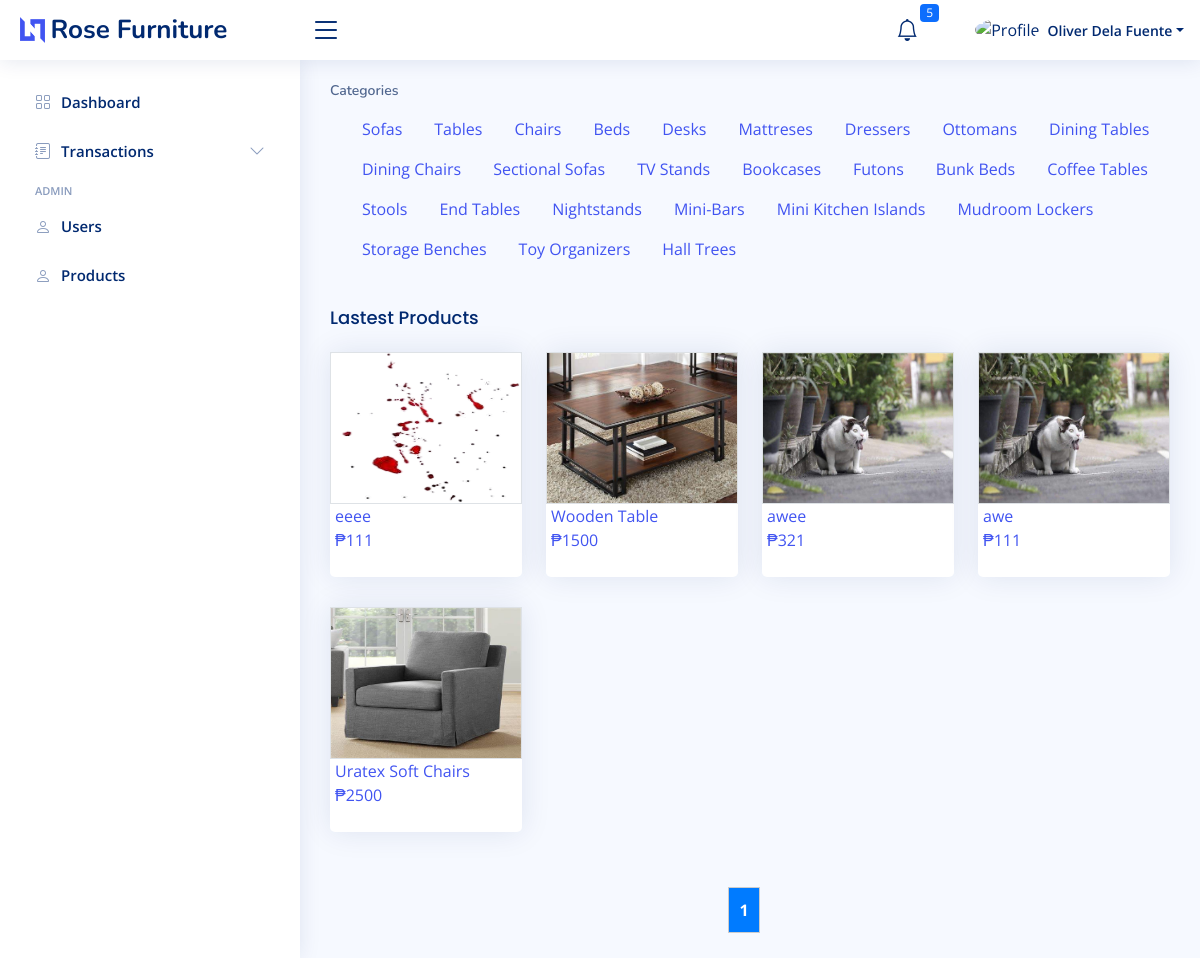
/ecommerce/home.php (signed in), run on an earlier commit of the app's database.
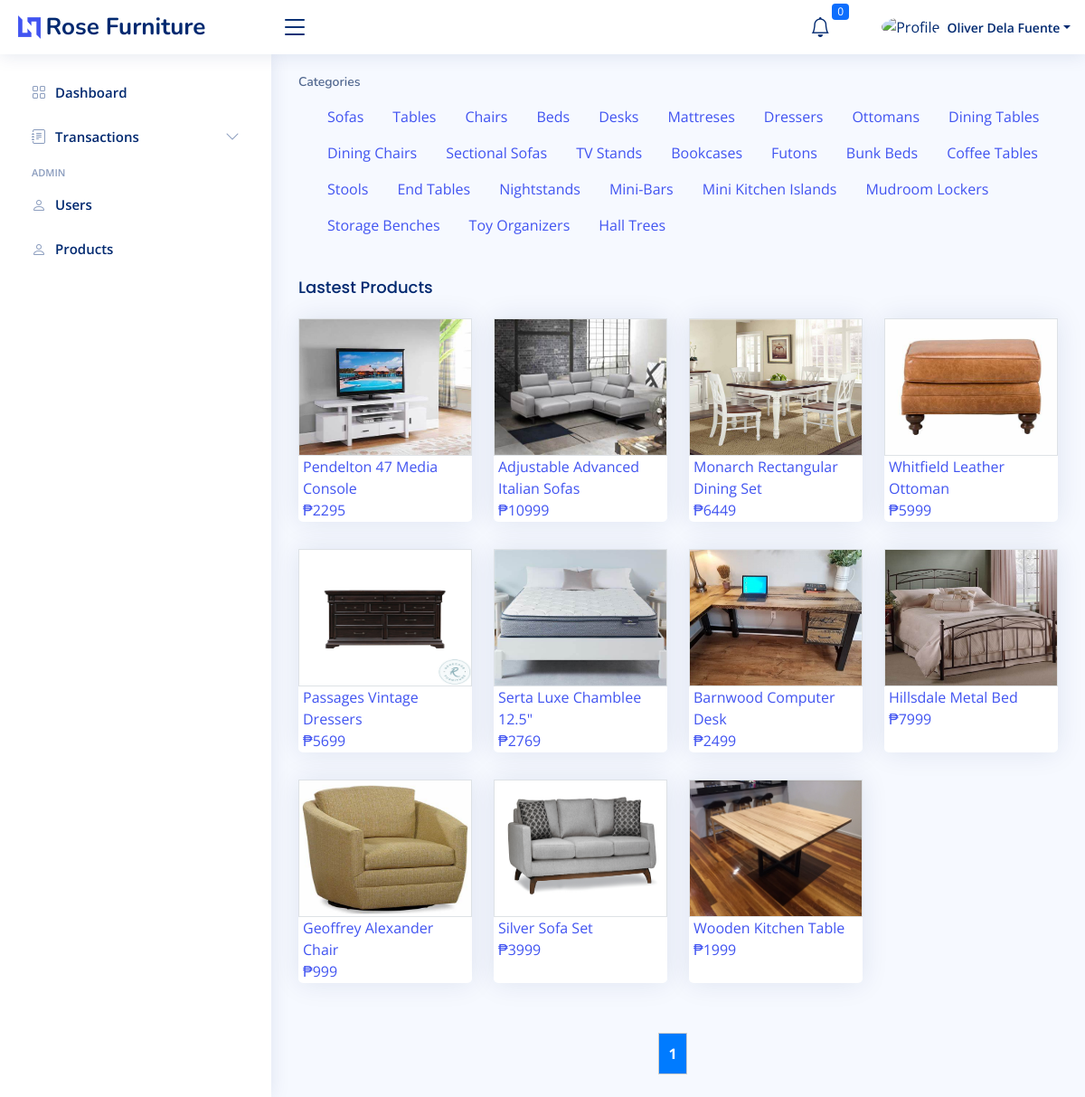
And on a later commit of the database.
### tables this page shows
CREATE TABLE `tbl_users` (
  `user_id` int(11) NOT NULL,
  `first_name` varchar(100) DEFAULT NULL,
  `last_name` varchar(100) DEFAULT NULL,
  `address` varchar(250) DEFAULT NULL,
  `contact_no` varchar(50) DEFAULT NULL,
  `username` varchar(100) DEFAULT NULL,
  `password` varchar(100) DEFAULT NULL,
  `email` varchar(100) DEFAULT NULL,
  `group_code` int(11) DEFAULT NULL,
  `status` int(11) DEFAULT 1
);

CREATE TABLE `tbl_category` (
  `category_id` int(11) NOT NULL,
  `category_name` varchar(100) DEFAULT NULL,
  `category_status` int(11) DEFAULT 1
);

CREATE TABLE `tbl_products` (
  `product_id` int(11) NOT NULL,
  `product_code` varchar(100) DEFAULT NULL,
  `product_name` varchar(100) DEFAULT NULL,
  `product_price` varchar(100) DEFAULT NULL,
  `product_quantity` varchar(100) DEFAULT NULL,
  `product_category` varchar(100) DEFAULT NULL,
  `product_description` varchar(1000) DEFAULT NULL,
  `product_image` varchar(100) DEFAULT NULL,
  `product_status` varchar(100) DEFAULT '1'
);

### ecommerce/home.php (the view, shortened to what this page needs)
<?php include '../includes/header_ecommerce.php'; ?>
<?php
include '../database/connection.php';
?>
<div class="pagetitle">
  <nav>
    <ol class="breadcrumb">
          <li class="breadcrumb-item active">Categories</li>
    </ol>
  </nav>
  <?php
  $sql = mysqli_query($conn, "SELECT * FROM tbl_category WHERE category_status = 1");
  while ($row = mysqli_fetch_assoc($sql)) {
    echo '<ul class="block-ul">
              <li><a style="cursor: pointer;"class="category_search" data-id="' . $row['category_name'] . '">' . $row['category_name'] . '</a></li>
              </ul>';
  }
  ?>
</div>
<h1 class="card-title">Lastest Products</h1>
<section class="section dashboard">
  <div class="row">
    <div class="col-lg-12">
      <div class="row" id="display_search">
        <?php
        include '../database/connection.php';
        $totalItemsQuery = mysqli_query($conn, "SELECT COUNT(*) as total FROM tbl_products");
        $totalItemsData = mysqli_fetch_assoc($totalItemsQuery);
        $totalItems = $totalItemsData['total'];
        $itemsPerPage = 20;
        $currentPage = isset($_GET['page']) ? $_GET['page'] : 1;
        $totalPages = ceil($totalItems / $itemsPerPage);
        $startIndex = ($currentPage - 1) * $itemsPerPage;
        $sql = mysqli_query($conn, "SELECT * FROM tbl_products WHERE product_status = 1 ORDER BY product_id DESC LIMIT $startIndex, $itemsPerPage");
        $items = array();
        while ($row = mysqli_fetch_assoc($sql)) {
          $items[] = array(
            "product_id" => $row['product_id'],
            "product_name" => $row['product_name'],
            "product_image" => $row['product_image'],
            "product_price" => $row['product_price'],
            "product_code" => $row['product_code'],
          );
        }
        foreach ($items as $item) {
        ?>
          <div class="col-xxl-4 col-md-3 display_hide">
            <a href="../ecommerce/product?id=<?= $item['product_id'] ?>&code=<?= $item['product_code'] ?>">
              <div class="card info-card" style="height: 225px;">
                <div class="border">
                  <img src="../ecommerce/uploads/<?= $item['product_image'] ?>" width="100%" height="150px" alt="">
                </div>
                <div style="margin-left: 5px;">
                  <label class=""><?= $item['product_name'] ?></label>
                </div>
                <div style="margin-left: 5px;">
                  <label class="">₱<?= $item['product_price'] ?></label>
                </div>
              </div>
            </a>
          </div>
        <?php
        }
        echo "<div class='pagination'>";
        $paginationLimit = 5;
        $startButton = max(1, $currentPage - floor($paginationLimit / 2));
        $endButton = min($totalPages, $startButton + $paginationLimit - 1);
        for ($i = $startButton; $i <= $endButton; $i++) {
          if ($i == $currentPage) {
            echo "<strong>$i</strong> ";
          } else {
            echo "<a href='?page=$i'>$i</a> ";
          }
        }
        echo "</div>";
        ?>
      </div>
    </div>
  </div>
</section>
<?php include '../includes/footer_ecommerce.php'; ?>

### includes/header_ecommerce.php (shortened to what this page needs)
<?php
@require_once '../database/connection.php';
$curPageName = substr($_SERVER["SCRIPT_NAME"], strrpos($_SERVER["SCRIPT_NAME"], "/") + 1);
$getID     = $_SESSION['user_id'];
$queryUser = $conn->query("SELECT * FROM `tbl_users` WHERE `user_id` = '" . $getID . "' ");
$user      = $queryUser->fetch_assoc();
@$date = new DateTime('now', new DateTimeZone('Asia/Manila'));
@$new_date = @$date->format('Y-m-d H:i:s');
@$sqlDate = mysqli_query($conn, "SELECT date_completed FROM tbl_order_detail_items WHERE refund_status = 1 ");
@$fetchDate = mysqli_fetch_assoc($sqlDate);
if(@$new_date > @$fetchDate['date_completed']){
  @$updateRefund = "UPDATE tbl_order_detail_items SET refund_status = 0 WHERE refund_status = 1 ";
  mysqli_query($conn, $updateRefund);
}
?>
<!DOCTYPE html>
<html lang="en">
<head>
  <link href="https://cdn.jsdelivr.net/npm/select2@4.1.0-rc.0/dist/css/select2.min.css" rel="stylesheet" />
  <link rel="stylesheet" href="https://cdnjs.cloudflare.com/ajax/libs/font-awesome/6.4.2/css/all.min.css" />
  <link href="assets/vendor/bootstrap-icons/bootstrap-icons.css" rel="stylesheet">
  <link href="assets/vendor/boxicons/css/boxicons.min.css" rel="stylesheet">
  <link href="assets/vendor/quill/quill.snow.css" rel="stylesheet">
  <link href="assets/vendor/quill/quill.bubble.css" rel="stylesheet">
  <link href="assets/vendor/remixicon/remixicon.css" rel="stylesheet">
  <link href="assets/css/bootstrap.min.css" rel="stylesheet">
  <link rel="stylesheet" href="assets/css/bsDatatable.css">
  <link href="https://cdn.jsdelivr.net/npm/sweetalert2@11.7.32/dist/sweetalert2.min.css" rel="stylesheet">
  <link href="assets/css/style.css" rel="stylesheet">
</head>
<body>
  <header id="header" class="header fixed-top d-flex align-items-center">
    <div class="d-flex align-items-center justify-content-between">
      <a href="home" class="logo d-flex align-items-center">
        <img src="assets/img/logo.png" alt="">
        <span class="d-none d-lg-block">Rose Furniture</span>
      </a>
      <i class="bi bi-list toggle-sidebar-btn"></i>
    </div>
    <nav class="header-nav ms-auto">
      <ul class="d-flex align-items-center">
        <li class="nav-item dropdown">
          <a class="nav-link nav-icon" href="#" data-bs-toggle="dropdown">
            <i class="bi bi-bell"></i>
            <span class="badge bg-primary badge-number">
              <?php
              $sqlCountAdmin = mysqli_query($conn, "SELECT COUNT(notification_id) as 'id' FROM tbl_notifications WHERE receiver_id = '" . $_SESSION['user_id'] . "' AND status = 1 ");
              $rowCoundAdmin = mysqli_fetch_assoc($sqlCountAdmin);
              echo $rowCoundAdmin['id'];
              ?>
            </span>
          </a>
        </li>
        <li class="nav-item dropdown pe-3">
          <a class="nav-link nav-profile d-flex align-items-center pe-0" href="#" data-bs-toggle="dropdown">
            <img src="https://th.bing.com/th/id/OIP.LG6UqvINZmEBMrUzrhADJAHaHa?pid=ImgDet&rs=1" alt="Profile" class="rounded-circle">
            <span class="d-none d-md-block dropdown-toggle ps-2"><?php echo $user['first_name'] ?> <?php echo $user['last_name'] ?></span>
          </a>
        </li>
      </ul>
    </nav>
  </header>
  <aside id="sidebar" class="sidebar">
    <ul class="sidebar-nav" id="sidebar-nav">
      <?php
      if ($_SESSION['group_code'] == 1) {
      ?>
        <li class="nav-item">
          <a class="nav-link <?php if ($curPageName != "dashboard.php") {
                                echo 'collapsed';
                              } ?>" href="dashboard">
            <i class="bi bi-grid"></i>
            <span>Dashboard</span>
          </a>
        </li>
      <?php
      }else if($_SESSION['group_code'] == 3){
      }
      ?>
      <?php
      if ($_SESSION['group_code'] == 2) {
      ?>
        <li class="nav-item">
          <a class="nav-link <?php if ($curPageName != "my_cart.php") {
                                echo 'collapsed';
                              } ?>" href="../ecommerce/my_cart">
            <i class="bx bx-cart-alt"></i><span>My Cart</span>
            <?php
            $cartSelect = $conn->query("SELECT COUNT(cart_id) AS 'count' FROM tbl_cart_items WHERE user_id = '$getID' AND status = 1 ");
            $cartItem = $cartSelect->fetch_assoc();
            ?>
            <div class="text-end" style="margin-left: 5px;">
              <span class="badge bg-success badge-number"><?= $cartItem['count'] ?></span>
            </div>
          </a>
        </li>
        <li class="nav-item">
          <a class="nav-link <?php if ($curPageName != "my_purchase.php") {
                                echo 'collapsed';
                              } ?>" href="../ecommerce/my_purchase?history=to_pay">
            <i class="bi bi-menu-button-wide"></i><span>My Purchase</span>
            <!-- <?php
                  $cartSelect = $conn->query("SELECT COUNT(order_id) AS 'count' FROM tbl_order_detail_items WHERE user_id = '$getID' AND status = 1 ");
                  $cartItem = $cartSelect->fetch_assoc();
                  ?>
             <div class="text-end" style="margin-left: 5px;">
            <span class="badge bg-success badge-number"><?= $cartItem['count'] ?></span>
            </div> -->
          </a>
        </li>
<!--
        <li class="nav-item">
          <a class="nav-link <?php if ($curPageName != "cancelled_transactions.php") {
                                echo 'collapsed';
                              } ?>" href="cancelled_transactions">
            <i class="bi bi-menu-button-wide"></i><span>Completed Transactions</span>
          </a>
        </li>
        <li class="nav-item">
          <a class="nav-link <?php if ($curPageName != "cancelled_transactions.php") {
                                echo 'collapsed';
                              } ?>" href="cancelled_transactions">
            <i class="bi bi-menu-button-wide"></i><span>Cancelled Transactions</span>
          </a>
        </li> -->
      <?php
      } else if ($_SESSION['group_code'] == 1) {
      ?>
        <li class="nav-item">
          <a class="nav-link collapsed" data-bs-target="#forms-nav" data-bs-toggle="collapse" href="#">
            <i class="bi bi-journal-text"></i><span>Transactions</span><i class="bi bi-chevron-down ms-auto"></i>
          </a>
        </li>
      <?php
      } else if ($_SESSION['group_code'] == 3) {
      ?>
        <li class="nav-item">
          <a class="nav-link collapsed" data-bs-target="#forms-nav" data-bs-toggle="collapse" href="#">
            <i class="bi bi-journal-text"></i><span>Transactions</span><i class="bi bi-chevron-down ms-auto"></i>
          </a>
          <ul id="forms-nav" class="nav-content collapsed collapse
        <?php
        if ($curPageName == "receiving.php" || $curPageName == "delivery.php" || $curPageName == "for_refund.php") {
          echo 'show';
        }
        ?>" data-bs-parent="#sidebar-nav">
            <li>
              <a href="receiving">
                <i class="bi bi-circle" style="<?php if ($curPageName == "receiving.php") {
                                                  echo 'background: darkblue;';
                                                } ?>"></i><span>My Receiving</span>
              </a>
            </li>
            <li>
              <a href="delivery">
                <i class="bi bi-circle" style="<?php if ($curPageName == "delivery.php") {
                                                  echo 'background: darkblue;';
                                                } ?>"></i><span>To Deliver</span>
              </a>
            </li>
            <li>
              <a href="for_refund">
                <i class="bi bi-circle" style="<?php if ($curPageName == "for_refund.php") {
                                                  echo 'background: darkblue;';
                                                } ?>"></i><span>For Refund</span>
              </a>
            </li>
          </ul>
        </li>
      <?php
      }
      ?>
      <?php
      if ($getID == 1) {
      ?>
        <li class="nav-heading">Admin</li>
        <li class="nav-item">
          <a class="nav-link <?php if ($curPageName != "users.php") {
                                echo 'collapsed';
                              } ?>" href="users">
            <i class="bi bi-person"></i>
            <span>Users</span>
          </a>
        </li>
        <li class="nav-item">
          <a class="nav-link <?php if ($curPageName != "products.php") {
                                echo 'collapsed';
                              } ?>" href="products">
            <i class="bi bi-person"></i>
            <span>Products</span>
          </a>
        </li>
      <?php
      }
      ?>
    </ul>
  </aside>
  <main id="main" class="main">

### includes/footer_ecommerce.php (shortened to what this page needs)
</main>
</body>
</html>

### ecommerce/assets/css/style.css (style rules this page uses)
:root { scroll-behavior: smooth; }
body { font-family: "Open Sans", sans-serif; background: #f6f9ff; color: #444444; }
a { color: #4154f1; text-decoration: none; }
h1, h2, h3, h4, h5, h6 { font-family: "Nunito", sans-serif; }
#main { margin-top: 60px; padding: 20px 30px; transition: all 0.3s; }
.pagetitle { margin-bottom: 10px; }
.card { margin-bottom: 30px; border: none; border-radius: 5px; box-shadow: 0px 0 30px rgba(1, 41, 112, 0.1); }
.card-title { padding: 20px 0 15px 0; font-size: 18px; font-weight: 500; color: #012970; font-family: "Poppins", sans-serif; }
.breadcrumb { font-size: 14px; font-family: "Nunito", sans-serif; color: #899bbd; font-weight: 600; }
.breadcrumb .breadcrumb-item::before { color: #899bbd; }
.breadcrumb .active { color: #51678f; font-weight: 600; }
.logo { line-height: 1; }
@media (min-width: 1200px) { .logo { width: 280px; } }
.logo img { max-height: 26px; margin-right: 6px; }
.logo span { font-size: 26px; font-weight: 700; color: #012970; font-family: "Nunito", sans-serif; }
.header { transition: all 0.5s; z-index: 997; height: 60px; box-shadow: 0px 2px 20px rgba(1, 41, 112, 0.1); background-color: #fff; padding-left: 20px; }
.header .toggle-sidebar-btn { font-size: 32px; padding-left: 10px; cursor: pointer; color: #012970; }
.header-nav ul { list-style: none; }
.header-nav>ul { margin: 0; padding: 0; }
.header-nav .nav-icon { font-size: 22px; color: #012970; margin-right: 25px; position: relative; }
.header-nav .nav-profile { color: #012970; }
.header-nav .nav-profile img { max-height: 36px; }
.header-nav .nav-profile span { font-size: 14px; font-weight: 600; }
.header-nav .badge-number { position: absolute; inset: -2px -5px auto auto; font-weight: normal; font-size: 12px; padding: 3px 6px; }
.sidebar { position: fixed; top: 60px; left: 0; bottom: 0; width: 300px; z-index: 996; transition: all 0.3s; padding: 20px; overflow-y: auto; scrollbar-width: thin; scrollbar-color: #aab7cf transparent; box-shadow: 0px 0px 20px rgba(1, 41, 112, 0.1); background-color: #fff; }
@media (min-width: 1200px) { #main, #footer { margin-left: 300px; } }
.sidebar-nav { padding: 0; margin: 0; list-style: none; }
.sidebar-nav li { padding: 0; margin: 0; list-style: none; }
.sidebar-nav .nav-item { margin-bottom: 5px; }
.sidebar-nav .nav-heading { font-size: 11px; text-transform: uppercase; color: #899bbd; font-weight: 600; margin: 10px 0 5px 15px; }
.sidebar-nav .nav-link { display: flex; align-items: center; font-size: 15px; font-weight: 600; color: #4154f1; transition: 0.3; background: #f6f9ff; padding: 10px 15px; border-radius: 4px; }
.sidebar-nav .nav-link i { font-size: 16px; margin-right: 10px; color: #4154f1; }
.sidebar-nav .nav-link.collapsed { color: #012970; background: #fff; }
.sidebar-nav .nav-link.collapsed i { color: #899bbd; }
.sidebar-nav .nav-link .bi-chevron-down { margin-right: 0; transition: transform 0.2s ease-in-out; }
.dashboard .info-card { padding-bottom: 10px; }

### ecommerce/home.php (style rules this page uses)
.pagination { display: flex; justify-content: center; margin-top: 20px; }
.pagination strong { padding: 10px; border: 1px solid #ccc; margin: 5px; background-color: #007BFF; color: #fff; }
.block-ul { display: inline-block; list-style: none; }

What changed in the data, as far as the page shows it:
removed tbl_products: product_image (picture), product_name "eeee", product_price "111"
removed tbl_products: product_image (picture), product_name "awee", product_price "321"
removed tbl_products: product_image (picture), product_name "awe", product_price "111"
removed tbl_products: product_image (picture), product_name "Uratex Soft Chairs", product_price "2500"
added tbl_products: product_image (picture), product_name "Pendelton 47 Media Console", product_price "2295"
added tbl_products: product_image (picture), product_name "Adjustable Advanced Italian Sofas", product_price "10999"
added tbl_products: product_image (picture), product_name "Monarch Rectangular Dining Set", product_price "6449"
added tbl_products: product_image (picture), product_name "Whitfield Leather Ottoman", product_price "5999"
added tbl_products: product_image (picture), product_name "Passages Vintage Dressers", product_price "5699"
added tbl_products: product_image (picture), product_name "Serta Luxe Chamblee 12.5\"", product_price "2769"
added tbl_products: product_image (picture), product_name "Barnwood Computer Desk", product_price "2499"
changed tbl_products: product_image: a different picture; product_name "Wooden Table" → "Hillsdale Metal Bed"; product_price "1500" → "7999"
added tbl_products: product_image (picture), product_name "Geoffrey Alexander Chair", product_price "999"
added tbl_products: product_image (picture), product_name "Silver Sofa Set", product_price "3999"
added tbl_products: product_image (picture), product_name "Wooden Kitchen Table", product_price "1999"
Also different on the page:
$rowCoundAdmin['id']: "5" → "0"
